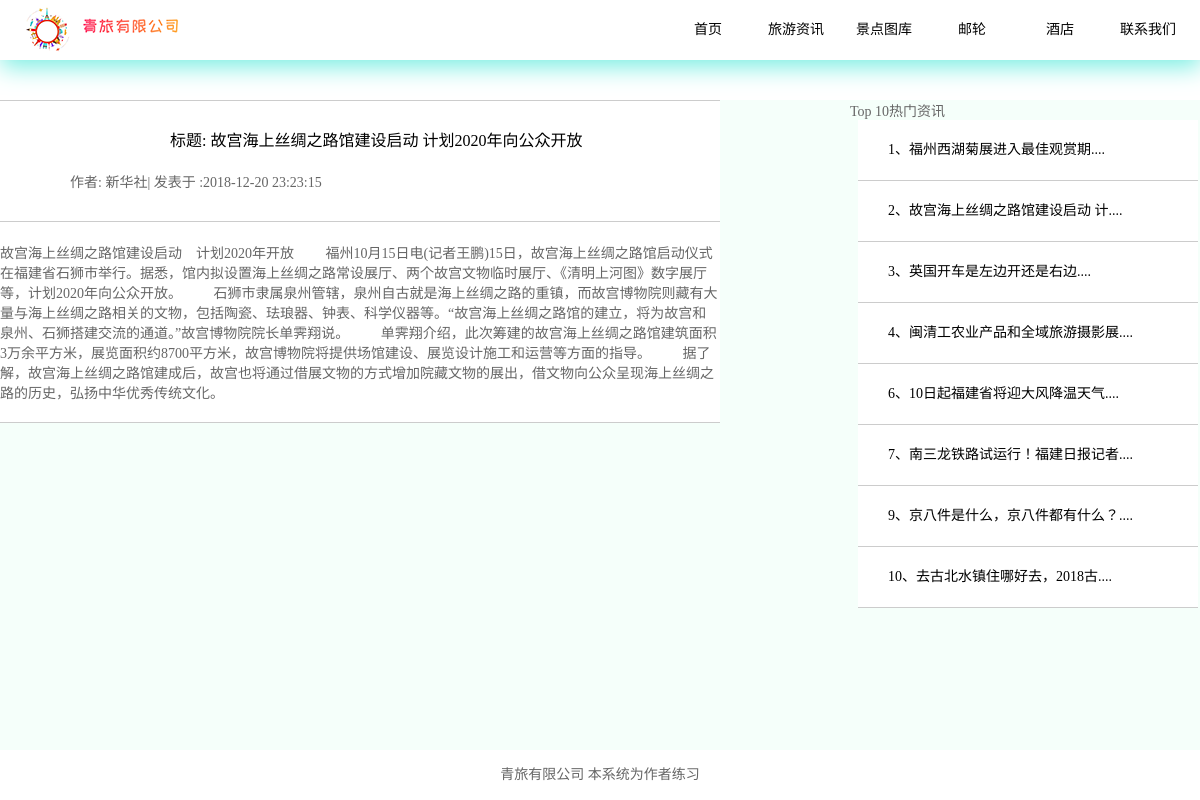
Page /original.php?id=2 on the committed database.
### tables this page shows
CREATE TABLE `ttc_article`  (
  `id` int(10) UNSIGNED NOT NULL AUTO_INCREMENT,
  `title` varchar(80) NOT NULL COMMENT '标题',
  `author` varchar(15) NOT NULL COMMENT '作者',
  `thumb` varchar(255) NULL DEFAULT NULL COMMENT '封面图',
  `time` timestamp(0) NOT NULL DEFAULT CURRENT_TIMESTAMP COMMENT '创建时间',
  `content` text NOT NULL COMMENT '内容',
  `keywords` varchar(150) NOT NULL COMMENT '关键字',
  PRIMARY KEY (`id`) USING BTREE
);

### original.php (the view, shortened to what this page needs)
<!DOCTYPE html PUBLIC "-//W3C//DTD XHTML 1.0 Transitional//EN" "http://www.w3.org/TR/xhtml1/DTD/xhtml1-transitional.dtd">
<html xmlns="http://www.w3.org/1999/xhtml">
<head>
<link rel="stylesheet" type="text/css" href="css/original.css">
<?php include 'hot_article.php'?>
<?php include 'ori_article.php'?>
</head>
<body>
<div id="banner">
	<div class="logo">
		<img src="images/logo.png"/>
    	<img src="images/logo_title.png"/>
    </div>
    <div class="bar">
    </div>
</div>
<div class="middle">
    <div id="content">
        <div class="left">
		 <?php 	while($row2 = mysqli_fetch_array($result1)){?>
			<?php
				echo "<div class='information'>";
					echo "<div class='title'>";
						echo "<div class='art_title'>";
							echo "标题: ".$row2['title'];
						echo "</div>";
						echo "<div class='inf_auther_and_time'>";
							echo "作者: ".$row2['author']."|";
							echo "&nbsp;发表于 :".$row2['time'];
						echo "</div>";
					echo "</div>";
					echo "<div class='original_art'>";
						echo $row2['content'];
					echo "</div>";
				echo "</div>";
			?>
         <?php }?>
        </div>
        <div class="hot_articles">
        		<p class="hot_p">Top 10热门资讯</p>
            	<?php
					while($rows3 = mysqli_fetch_array($result,MYSQLI_ASSOC)){
						echo "<div class='hot'>";
						echo "<a href='original.php?id=".$rows3['id']."' class='hot_a'>";
						echo $rows3['id']."、";
						if($rows3['title']){
							$str = $rows3['title'];
							if(strlen($rows3['title'])>20){
								$str = mb_substr($rows3['title'],0,15,'utf8').'....';
								echo $str;
							}else{
								echo $str;
							}
						}
						echo "</a>";
						echo "<br/>";
						echo "</div>";
						}
				?>
        </div>
    </div>
	</div>
<div class="buttom">
    	青旅有限公司   本系统为作者练习
</div>
</body>
</html>

### css/original.css (style rules this page uses)
* { padding:0px; margin:0px; color:#666; font-size:14px; }
#banner { width:100%; height:60px; background:#FFF; box-shadow: 1px 7px 25px #79EEE2; position:fixed; top:0px; bottom:0px; z-index:1000; }
.logo { height:60px; width:30%; margin-left:20px; float:left; }
.bar { width:50%; height:60px; margin-left:55%; }
a { display:block; width:80px; height:60px; line-height:60px; text-align:center; float:left; color:#000; text-decoration:none; margin-left:8px; }
.middle { width:auto; height:100%; margin:0 auto; background:#F5FFFA; }
#content { width:1200px; height:700px; margin:100px auto auto auto; }
.left { border-top:1px solid #ccc; width:720px; height:auto; float:left; background:#FFF; }
.hot_articles { position:absolute; width:350px; height:auto; float:right; margin-left:850px; }
.hot_a { width:310px; text-align:left; padding-left:30px; clear:both; border-bottom:1px solid #ccc; background:#fff; }
.title { height:100px; width:auto; border-bottom:1px solid #ccc; }
.inf_auther_and_time { width:480px; color:#666; font-size:14px; margin-left:70px; margin-top:10px; }
.art_title { width:auto; height:40px; margin-left:170px; margin-top:20px; font-size:16px; color:#000; line-height:40px; }
.original_art { width:auto; height:auto; margin-top:20px; border-bottom:1px solid #ccc; padding-bottom:20px; }
.buttom { line-height:50px; text-align:center; width:100%; height:50px; background:#fff; position:fixed; bottom:0px; }

### rows in the picture
ttc_article: title "故宫海上丝绸之路馆建设启动 计划2020年向公众开放", author "新华社", time "2018-12-20 23:23:15", content "故宫海上丝绸之路馆建设启动 计划2020年开放 福州10月15日电(记者王鹏)15日，故宫海上丝绸之路馆启动仪式在福建省石狮市举行。据悉，馆内拟设置海上丝绸之路常设展厅、两个故宫文物临时展厅、《清明上河图》数字展厅等，计划2020年向公众开放。 石狮市隶属泉州管辖，泉州自古就是海上丝绸之路的重镇，而故宫博物院则藏有大量与海上丝绸之路相关的文物，包括陶瓷、珐琅器、钟表、科学仪器等。“故宫海上丝绸之路馆的建立，将为故宫和泉州、石狮搭建交流的通道。”故宫博物院院长单霁翔说。 单霁翔介绍，此次筹建的故宫海上丝绸之路馆建筑面积3万余平方米，展览面积约8700平方米，故宫博物院将提供场馆建设、展览设计施工和运营等方面的指导。 据了解，故宫海上丝绸之路馆建成后，故宫也将通过借展文物的方式增加院藏文物的展出，借文物向公众呈现海上丝绸之路的历史，弘扬中华优秀传统文化。", id "2", title "故宫海上丝绸之路馆建设启动 计...."
ttc_article: id "1", title "福州西湖菊展进入最佳观赏期...."
ttc_article: id "3", title "英国开车是左边开还是右边...."
ttc_article: id "4", title "闽清工农业产品和全域旅游摄影展...."
ttc_article: id "6", title "10日起福建省将迎大风降温天气...."
ttc_article: id "7", title "南三龙铁路试运行！福建日报记者...."
ttc_article: id "9", title "京八件是什么，京八件都有什么？...."
ttc_article: id "10", title "去古北水镇住哪好去，2018古...."
